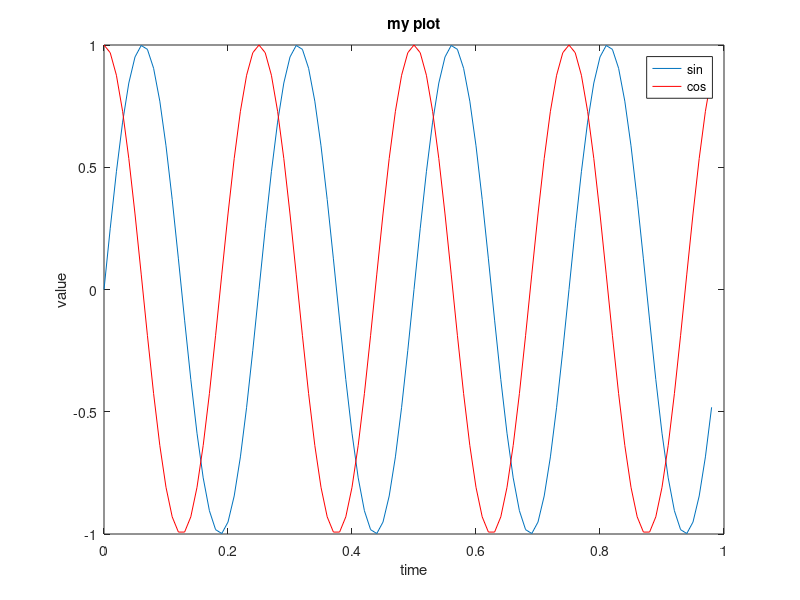
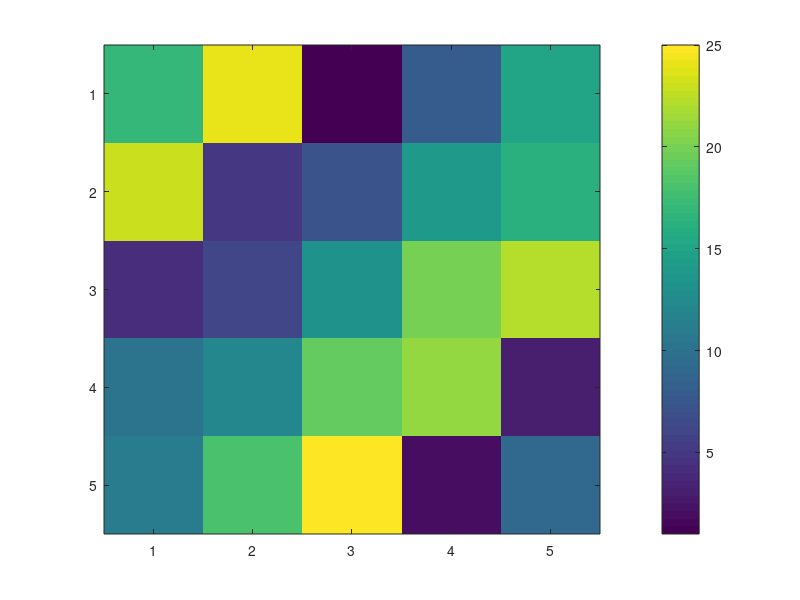

The MATLAB source for these figures, in order:
% > must be done from cli apparently <

t = [0:0.01:0.98];
y1 = sin(2*pi*4*t);
plot(t,y1); 

y2= cos(2*pi*4*t);
plot(t,y2);

% to plot on top of each other
plot(t,y1);
hold on; % i want to plot something else on top
plot(t,y2,'r'); % 'r' is a color
xlabel('time')
ylabel('value')
legend('sin', 'cos')
title('my plot')
cd '~/Downloads'
print -dpng 'myPlot.png'
close % close plot

% open different windows
figure(1); plot(t, y1);
figure(2); plot(t, y2);

% subplotting
subplot(1,2,1); % divide figure into 1x2 grid, and access first element
plot(t, y1);
subplot(1,2,2);
plot(t, y2);
axis([0.5 1 -1 1])

clf; % clear figure

% visualize a matrix
A = magic(5)
imagesc(A), colorbar;
